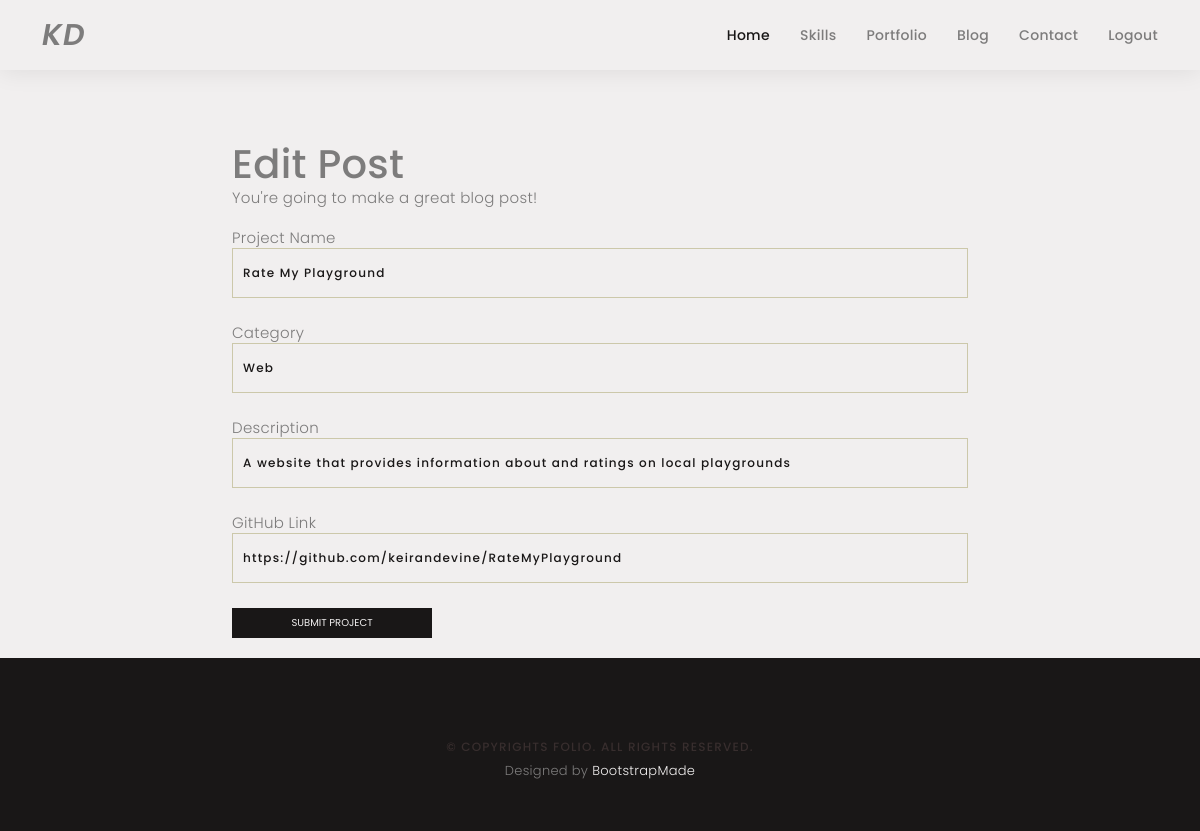
The app's page /edit-project/1 (signed in) with its own data.
### main.py (models this page shows)
class PortfolioItem(db.Model):
    id = db.Column(db.Integer, primary_key=True)
    name = db.Column(db.String(100), unique=True, nullable=False)
    category = db.Column(db.String(100), nullable=False)
    description = db.Column(db.String(250), nullable=False)
    git_url = db.Column(db.String(250), nullable=False)

### main.py (the view, shortened to what this page needs)
@app.route('/edit-project/<int:project_id>', methods=['GET', 'POST'])
def edit_project(project_id):
    project_to_edit = PortfolioItem.query.get(project_id)
    edit_form = AddProjectForm(
        name=project_to_edit.name,
        category=project_to_edit.category,
        description=project_to_edit.description,
        git_url=project_to_edit.git_url,
    )
    return render_template('make-post.html', id=project_id, form=edit_form)

### main.py
class AddProjectForm(FlaskForm):
    name = StringField("Project Name", validators=[DataRequired()])
    category = SelectField('Category', coerce=str, choices=["App", "Game", "Web"], validators=[DataRequired()])
    description = StringField("Description", validators=[DataRequired()])
    git_url = StringField("GitHub Link", validators=[DataRequired(), URL()])
    submit = SubmitField("Submit Project")

### main.py (called while the page is built)
@login_manager.user_loader
def load_user(user_id):
    return User.query.get(int(user_id))

### templates/make-post.html (shortened to what this page needs)
{% extends 'base.html' %}
{% import "bootstrap/wtf.html" as wtf %}
{% block content %}
<br>
<br>
<div class="container">
      <div class="row">
        <div class="col-lg-8 col-md-10 mx-auto">
          <div class="page-heading">
            {% if id %}
            <h1>Edit Post</h1>
            {% else %}
            <h1>Create New Post</h1>
            {% endif %}
            <span class="subheading">You're going to make a great blog post!<br><br></span>
          </div>
        </div>
      </div>
    </div>
  <div class="container form-container">
    <div class="row">
      <div class="col-lg-8 col-md-10 mx-auto">
          {{ wtf.quick_form(form, button_map={'submit': 'primary'}) }}
      </div>
    </div>
  </div>
{% endblock %}

### static/assets/css/style.css (style rules this page uses)
body { background: #F1EFEF; color: #7D7C7C; font-family: "Poppins", helvetica; font-size: 15px; font-weight: 300; line-height: 20px; letter-spacing: 0.02em; overflow-x: hidden; margin: 0 auto; padding: 0; box-sizing: border-box; }
h1, h2, h3, h4, h5, h6 { margin: 0; }
.btn { display: inline-block; justify-content: center; align-items: center; background: #191717; border: medium none; border-radius: 0; color: #F1EFEF; font-size: 10px; height: 30px; line-height: 30px; padding: 0 30px; text-transform: uppercase; width: 120px; }
.form-control { background-color: #F1EFEF; border: 1px solid #CCC8AA; border-radius: 0; color: #191717; font-size: 12px; font-weight: 500; height: 50px; letter-spacing: 0.1em; padding-left: 10px; margin: 0 0 25px 0; line-height: 14px; }
#submit { width: 200px; margin-bottom: 20px; }
.page-heading { margin-top: 100px; }

### records on screen
PortfolioItem: name "Rate My Playground", category "Web", description "A website that provides information about and ratings on local playgrounds", git_url "https://github.com/keirandevine/RateMyPlayground"
